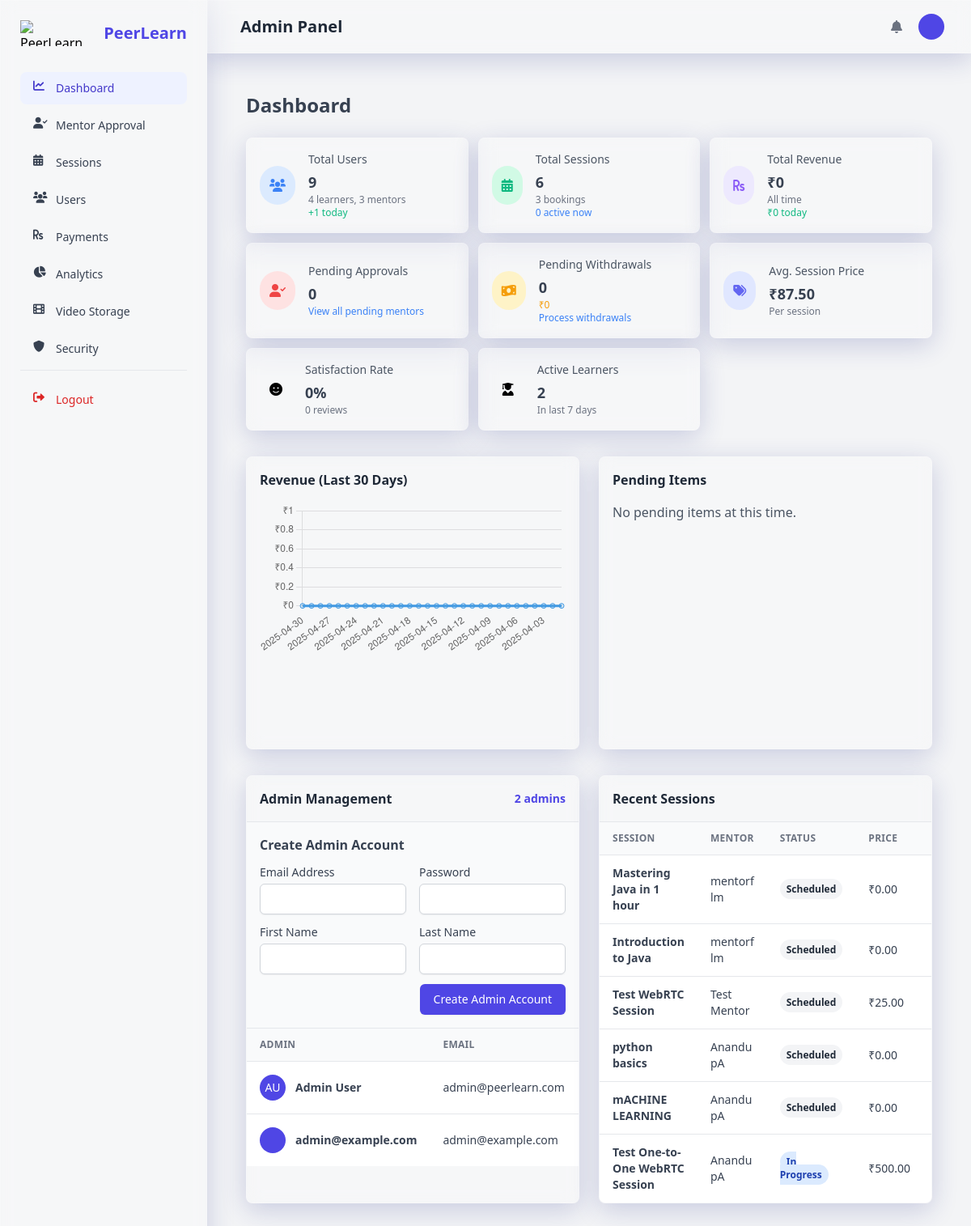
Before: /admin-panel/ (signed in) with the older database file.
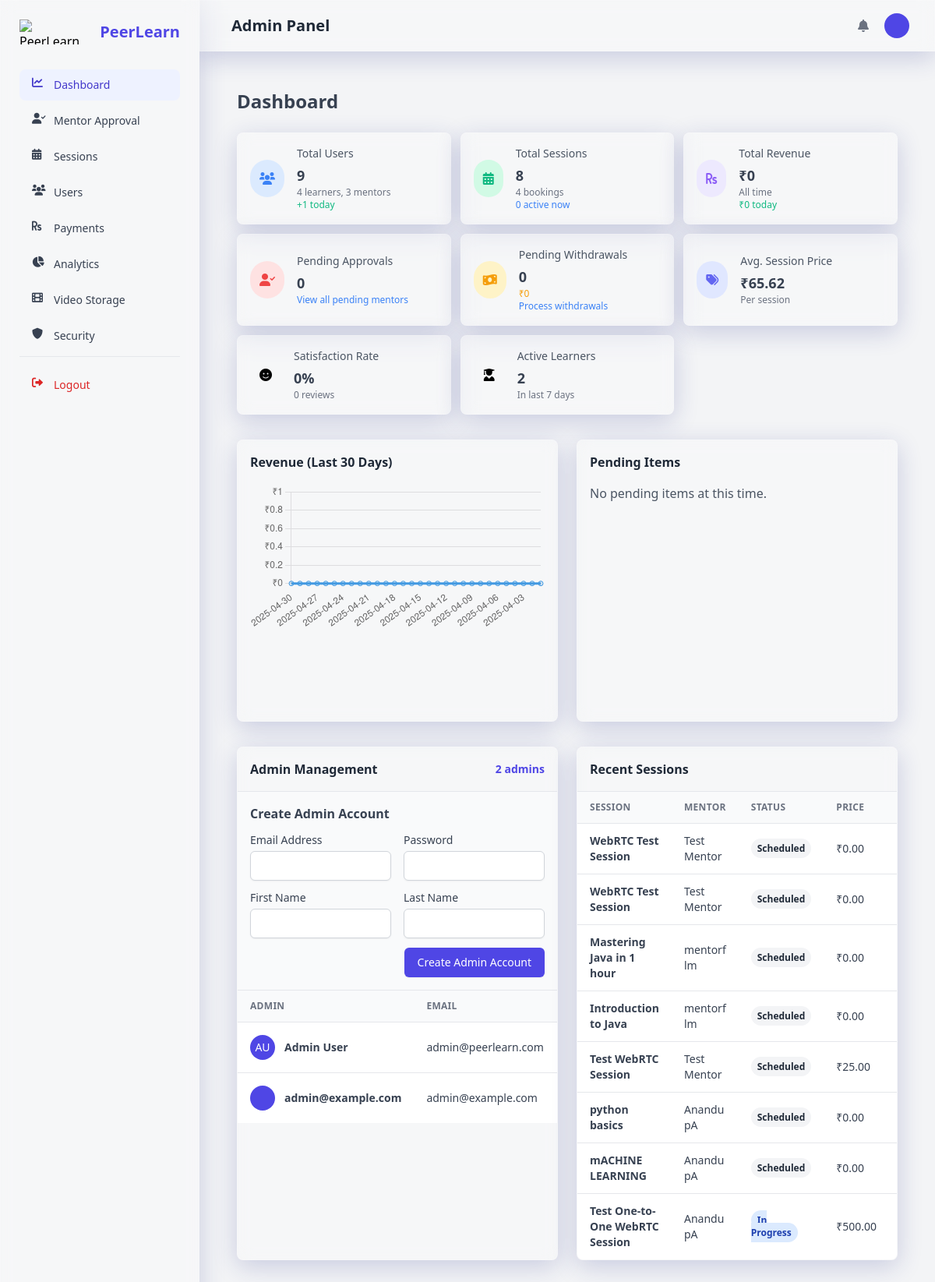
After: the same page with the newer database file.
### users/models.py (models this page shows, shortened)
class User(AbstractUser):
    ROLE_CHOICES = (
        ('learner', _('Learner')),
        ('mentor', _('Mentor')),
        ('admin', _('Admin')),
    )
    username = None
    email = models.EmailField(_('email address'), unique=True)
    profile_picture = models.ImageField(_('profile picture'), upload_to='profile_pictures/', blank=True, null=True)
    role = models.CharField(_('role'), max_length=10, choices=ROLE_CHOICES, default='learner')
    two_factor_enabled = models.BooleanField(_('two-factor authentication'), default=False)
    USERNAME_FIELD = 'email'
    REQUIRED_FIELDS = []
    objects = UserManager()
    def get_full_name(self):
        return f"{self.first_name} {self.last_name}".strip() or self.email
    full_name = property(get_full_name)

class MentorProfile(models.Model):
    user = models.OneToOneField(User, on_delete=models.CASCADE, related_name='mentor_profile')
    expertise = models.CharField(_('area of expertise'), max_length=255)
    bio = models.TextField(_('biography'))
    hourly_rate = models.DecimalField(_('hourly rate'), max_digits=10, decimal_places=2)
    is_approved = models.BooleanField(_('approved status'), default=False)
    intro_video = models.URLField(_('introduction video'), blank=True, null=True)
    average_rating = models.DecimalField(_('average rating'), max_digits=3, decimal_places=2, default=0)
    total_reviews = models.PositiveIntegerField(_('total reviews'), default=0)
    created_at = models.DateTimeField(auto_now_add=True)
    updated_at = models.DateTimeField(auto_now=True)

### learning_sessions/models.py (models this page shows, shortened)
class Session(models.Model):
    STATUS_CHOICES = (
        ('scheduled', _('Scheduled')),
        ('in_progress', _('In Progress')),
        ('completed', _('Completed')),
        ('cancelled', _('Cancelled')),
    )
    mentor = models.ForeignKey(MentorProfile, on_delete=models.CASCADE, related_name='sessions')
    title = models.CharField(_('title'), max_length=255)
    description = models.TextField(_('description'))
    topics_to_cover = models.TextField(_('topics to cover'), blank=True, help_text=_("List of topics that will be covered in this session"))
    start_time = models.DateTimeField(_('start time'))
    end_time = models.DateTimeField(_('end time'))
    price = models.DecimalField(_('price'), max_digits=10, decimal_places=2)
    max_participants = models.PositiveIntegerField(_('maximum participants'), default=1)
    current_participants = models.PositiveIntegerField(_('current participants'), default=0)
    status = models.CharField(_('status'), max_length=20, choices=STATUS_CHOICES, default='scheduled')
    tags = models.CharField(_('tags'), max_length=255, blank=True, help_text=_("Comma-separated tags"))
    thumbnail = models.ImageField(_('thumbnail'), upload_to='session_thumbnails/', blank=True, null=True)
    created_at = models.DateTimeField(auto_now_add=True)
    updated_at = models.DateTimeField(auto_now=True)
    class Meta:
        ordering = ['start_time']
        indexes = [
            models.Index(fields=['start_time']),
            models.Index(fields=['status']),
        ]

### admin_panel/views.py (the view)
# urls.py: path('', views.admin_dashboard, name='admin_dashboard'),
@login_required
@user_passes_test(is_admin)
def admin_dashboard(request):
    today = timezone.now().date()
    total_users = User.objects.count()
    total_learners = User.objects.filter(role='learner').count()
    total_mentors = User.objects.filter(role='mentor').count()
    total_admins = User.objects.filter(role='admin').count()
    new_users_today = User.objects.filter(date_joined__date=today).count()
    active_learners = User.objects.filter(
        role='learner',
        last_login__gte=timezone.now() - timedelta(days=7)
    ).count()
    total_sessions = Session.objects.count()
    total_bookings = Booking.objects.filter(status='confirmed').count()
    now = timezone.now()
    active_sessions = Session.objects.filter(
        start_time__lte=now,
        end_time__gte=now
    ).count()
    total_revenue = Transaction.objects.filter(status='completed').aggregate(Sum('amount'))['amount__sum'] or 0
    revenue_today = Transaction.objects.filter(
        status='completed',
        created_at__date=today
    ).aggregate(Sum('amount'))['amount__sum'] or 0
    pending_mentors = MentorProfile.objects.filter(is_approved=False).select_related('user')
    pending_count = pending_mentors.count()
    pending_withdrawals = WithdrawalRequest.objects.filter(status='pending').select_related('mentor__user')
    pending_withdrawal_count = pending_withdrawals.count()
    pending_withdrawal_amount = pending_withdrawals.aggregate(Sum('amount'))['amount__sum'] or 0
    avg_session_price = Session.objects.aggregate(Avg('price'))['price__avg'] or 0
    avg_session_price = round(avg_session_price, 2)
    feedback_count = Feedback.objects.count()
    satisfaction_rate = 0
    if feedback_count > 0:
        satisfaction_rate = round(Feedback.objects.aggregate(Avg('rating'))['rating__avg'] * 20 or 0)  # Convert 5-star to percentage
    admin_users = User.objects.filter(role='admin').order_by('-date_joined')
    thirty_days_ago = timezone.now() - timedelta(days=30)
    recent_transactions = Transaction.objects.filter(
        status='completed',
        created_at__gte=thirty_days_ago
    )
    revenue_by_day = {}
    for i in range(30):
        day = (timezone.now() - timedelta(days=i)).date()
        revenue_by_day[day.strftime('%Y-%m-%d')] = 0
    for transaction in recent_transactions:
        day = transaction.created_at.date().strftime('%Y-%m-%d')
        if day in revenue_by_day:
            revenue_by_day[day] += float(transaction.amount)
    chart_labels = list(revenue_by_day.keys())
    chart_data = list(revenue_by_day.values())
    recent_sessions = Session.objects.all().order_by('-created_at')[:10]
    context = {
        'total_users': total_users,
        'total_learners': total_learners,
        'total_mentors': total_mentors,
        'total_admins': total_admins,
        'new_users_today': new_users_today,
        'active_learners': active_learners,
        'total_sessions': total_sessions,
        'total_bookings': total_bookings,
        'active_sessions': active_sessions,
        'total_revenue': total_revenue,
        'revenue_today': revenue_today,
        'pending_mentors': pending_mentors,
        'pending_count': pending_count,
        'pending_withdrawals': pending_withdrawals,
        'pending_withdrawal_count': pending_withdrawal_count,
        'pending_withdrawal_amount': pending_withdrawal_amount,
        'avg_session_price': avg_session_price,
        'satisfaction_rate': satisfaction_rate,
        'feedback_count': feedback_count,
        'chart_labels': chart_labels,
        'chart_data': chart_data,
        'recent_sessions': recent_sessions,
        'admin_users': admin_users,
    }
    return render(request, 'admin_panel/dashboard.html', context)

### admin_panel/views.py (called while the page is built)
def is_admin(user):
    return user.is_authenticated and user.role == 'admin'

### templates/admin_panel/dashboard.html (shortened to what the changed rows need)
{% extends 'admin_panel/base.html' %}
{% load static %}
{% load i18n %}
{% block content %}
<div class="container px-6 mx-auto grid">
    <h2 class="my-6 text-2xl font-semibold text-gray-700">
        {% trans "Dashboard" %}
    </h2>
    <div class="grid gap-3 mb-8 grid-cols-1 sm:grid-cols-2 lg:grid-cols-3 xl:grid-cols-4">
        <div class="flex items-center p-4 bg-white rounded-lg shadow-xs glassmorphism">
            <div>
                <p class="mb-1 text-sm font-medium text-gray-600">
                    {% trans "Total Sessions" %}
                </p>
                <p class="text-lg font-semibold text-gray-700">
                    {{ total_sessions }}
                </p>
                <div class="flex flex-col text-xs text-gray-500">
                    <span>{{ total_bookings }} {% trans "bookings" %}</span>
                    <span class="text-blue-500">{{ active_sessions }} {% trans "active now" %}</span>
                </div>
            </div>
        </div>
        <div class="flex items-center p-4 bg-white rounded-lg shadow-xs glassmorphism">
            <div>
                <p class="mb-1 text-sm font-medium text-gray-600">
                    {% trans "Avg. Session Price" %}
                </p>
                <p class="text-lg font-semibold text-gray-700">
                    ₹{{ avg_session_price }}
                </p>
                <div class="flex flex-col text-xs text-gray-500">
                    <span>{% trans "Per session" %}</span>
                </div>
            </div>
        </div>
    </div>
    <div class="grid gap-6 mb-8 md:grid-cols-2">
        <div class="w-full overflow-hidden rounded-lg shadow-xs glassmorphism mb-8">
            <div class="w-full overflow-x-auto">
                {% if admin_users %}
                <table class="w-full whitespace-no-wrap">
                    <thead>
                        <tr class="text-xs font-semibold tracking-wide text-left text-gray-500 uppercase border-b bg-gray-50">
                            <th class="px-4 py-3">{% trans "Admin" %}</th>
                            <th class="px-4 py-3">{% trans "Email" %}</th>
                        </tr>
                    </thead>
                    <tbody class="bg-white divide-y">
                        {% for admin in admin_users %}
                        <tr class="text-gray-700">
                            <td class="px-4 py-3">
                                <div class="flex items-center text-sm">
                                    <div class="h-8 w-8 rounded-full bg-indigo-600 flex items-center justify-center text-white uppercase mr-3">
                                        {{ admin.first_name|first }}{{ admin.last_name|first }}
                                    </div>
                                    <div class="font-semibold">{{ admin.get_full_name }}</div>
                                </div>
                            </td>
                            <td class="px-4 py-3 text-sm">
                                {{ admin.email }}
                            </td>
                        </tr>
                        {% endfor %}
                    </tbody>
                </table>
                {% else %}
                <div class="p-4 text-center text-gray-500">
                    {% trans "No admin users found." %}
                </div>
                {% endif %}
            </div>
        </div>
        <div class="w-full overflow-hidden rounded-lg shadow-xs glassmorphism mb-8">
            <div class="w-full overflow-x-auto">
                <table class="w-full whitespace-no-wrap">
                    <thead>
                        <tr class="text-xs font-semibold tracking-wide text-left text-gray-500 uppercase border-b bg-gray-50">
                            <th class="px-4 py-3">{% trans "Session" %}</th>
                            <th class="px-4 py-3">{% trans "Mentor" %}</th>
                            <th class="px-4 py-3">{% trans "Status" %}</th>
                            <th class="px-4 py-3">{% trans "Price" %}</th>
                            <th class="px-4 py-3">{% trans "Schedule" %}</th>
                        </tr>
                    </thead>
                    <tbody class="bg-white divide-y">
                        {% for session in recent_sessions %}
                        <tr class="text-gray-700">
                            <td class="px-4 py-3">
                                <div class="flex items-center text-sm">
                                    <div class="font-semibold">{{ session.title }}</div>
                                </div>
                            </td>
                            <td class="px-4 py-3 text-sm">
                                {{ session.mentor.user.get_full_name }}
                            </td>
                            <td class="px-4 py-3 text-xs">
                                <span class="px-2 py-1 font-semibold leading-tight rounded-full
                                {% if session.status == 'scheduled' %}
                                    bg-gray-100 text-gray-800
                                {% elif session.status == 'in_progress' %}
                                    bg-blue-100 text-blue-800
                                {% elif session.status == 'completed' %}
                                    bg-green-100 text-green-800
                                {% elif session.status == 'cancelled' %}
                                    bg-red-100 text-red-800
                                {% endif %}">
                                    {{ session.get_status_display }}
                                </span>
                            </td>
                            <td class="px-4 py-3 text-sm">
                                ₹{{ session.price }}
                            </td>
                            <td class="px-4 py-3 text-sm">
                            </td>
                        </tr>
                        {% empty %}
                        <tr>
                            <td colspan="5" class="px-4 py-3 text-center text-gray-500">
                                {% trans "No sessions found." %}
                            </td>
                        </tr>
                        {% endfor %}
                    </tbody>
                </table>
            </div>
        </div>
    </div>
</div>
{% endblock %}

Changed rows visible on the page:
added Session: title "WebRTC Test Session", mentor.user.get_full_name "Test Mentor", status "Scheduled", price "0.00"
added Session: title "WebRTC Test Session", mentor.user.get_full_name "Test Mentor", status "Scheduled", price "0.00"
Other visible differences:
{{ total_sessions }}: "6" → "8"
{{ total_bookings }}: "3" → "4"
{{ avg_session_price }}: "87.50" → "65.62"
